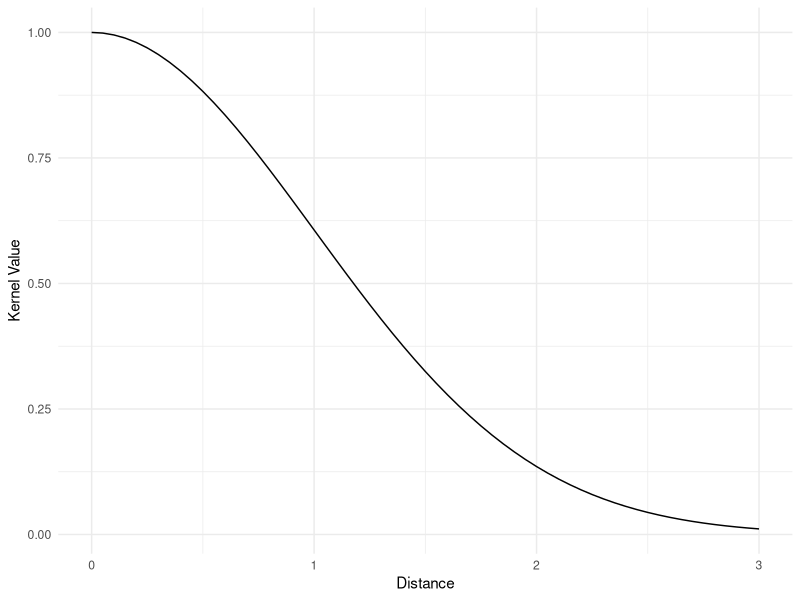

Source code (R):
## ---- chunk 1
library(ggplot2)

# Define kernel function
my_kernel <- function(x, y) {
  exp(-0.5 * sum((x - y)^2))
}

# Set range of distances to evaluate
distances <- seq(0, 3, by = 0.05)

# Compute kernel values for each distance
kernel_values <- sapply(distances, function(d) my_kernel(c(0, 0), c(d, 0)))

# Combine distances and kernel values into a data frame
df <- data.frame(distance = distances, kernel_value = kernel_values)

# Create plot using ggplot2
ggplot(df, aes(x = distance, y = kernel_value)) + 
  geom_line() + 
  labs(x = "Distance", y = "Kernel Value") +
  theme_minimal()


## ---- chunk 2
linear_kernel <- function(X1, X2) {
  if (is.vector(X1)) {
    X1 <- matrix(X1, nrow = length(X1), ncol = 1)
  }
  if (is.vector(X2)) {
    X2 <- matrix(X2, nrow = length(X2), ncol = 1)
  }
  return(X1 %*% t(X2))
}
## ---- chunk 3
rbf_kernel <- function(X1, X2, l) {
  # Compute pairwise Euclidean distance between X1 and X2
  dist_mat <- as.matrix(dist(rbind(X1, X2)))
  K <- exp(- dist_mat^2 / (2 * l^2))
  
  # Extract the submatrices corresponding to K(X1, X1), K(X1, X2), K(X2, X1), K(X2, X2)
  n1 <- nrow(X1)
  n2 <- nrow(X2)
  K11 <- K[1:n1, 1:n1]
  K12 <- K[1:n1, (n1 + 1):(n1 + n2)]
  K21 <- K[(n1 + 1):(n1 + n2), 1:n1]
  K22 <- K[(n1 + 1):(n1 + n2), (n1 + 1):(n1 + n2)]
  
  # Return the kernel matrix K
  return(K)
}
## ---- chunk 4
matern_kernel <- function(X1, X2, nu, l) {
  # Compute Euclidean distance between each pair of rows
  dist_mat <- as.matrix(dist(rbind(X1, X2)))
  dist_X1X2 <- dist_mat[1:nrow(X1), (nrow(X1)+1):nrow(dist_mat)]

  # Compute the kernel
  sqrt_2nu_over_l <- sqrt(2 * nu) / l
  term1 <- ((2^(1 - nu)) / gamma(nu)) * ((sqrt_2nu_over_l) ^ nu) * dist_X1X2 ^ nu
  term2 <- besselK(sqrt_2nu_over_l * dist_X1X2, nu)
  K <- term1 * term2

  return(K)
}
## ---- chunk 5
# Define the Periodic Kernel function
periodic_kernel <- function(X1, X2, sigma2, length_scale, period) {
  # Calculate pairwise distances between input points
  D <- as.matrix(dist(rbind(X1, X2)))
  
  # Calculate the kernel matrix element for each pair of input points
  K <- sigma2 * exp(-2 * sin(pi * D / period)^2 / length_scale^2)
  
  # Return the covariance matrix
  return(K[1:length(X1), (length(X1)+1):(length(X1)+length(X2))])
}

## ---- chunk 6
hamming_kernel <- function(x, y) {
  L <- length(x)
  kernel <- sum(x == y) / L
  return(kernel)
}

## ---- chunk 7
chi_squared_kernel <- function(x, y) {
  # x: vector of histogram bin counts or probabilities
  # y: vector of histogram bin counts or probabilities
  
  # Check that x and y have the same length
  if (length(x) != length(y)) {
    stop("Input vectors must have the same length")
  }
  
  # Compute chi-squared distance between x and y
  dist <- sum((x - y)^2 / (x + y))
  
  # Compute chi-squared kernel using distance
  kernel <- exp(-0.5 * dist)
  
  return(kernel)
}

## ---- chunk 8
# Anisotropic RBF kernel (vectorized)
aniso_rbf_kernel <- function(X1, X2, gamma, l) {
  # X1: n x p matrix
  # X2: m x p matrix
  # gamma: scalar, the kernel width parameter
  # l: p-dimensional vector, the length scale parameter
  
  n <- nrow(X1)
  m <- nrow(X2)
  
  # Compute the squared Euclidean distance between every pair of points
  D <- -2 * crossprod(X1, X2, sparse = TRUE) +
    rowSums(X1^2) %*% rep(1, m) +
    rep(1, n) %*% t(colSums(X2^2))
  D <- sqrt(max(0, D))
  
  # Compute the kernel matrix using the RBF kernel function
  K <- exp(-gamma * (D^2 / outer(l^2, rep(1, m), "*")))
  
  return(K)
}

## ---- chunk 9
mixed_kernel <- function(X1, X2, gamma, l, kernel_type) {
  # X1: n x p matrix
  # X2: m x p matrix
  # gamma: scalar, the kernel width parameter
  # l: p-dimensional vector, the length scale parameter
  # kernel_type: p-dimensional vector, specifies the kernel type for each dimension
  
  n <- nrow(X1)
  m <- nrow(X2)
  p <- ncol(X1)
  
  # Initialize kernel matrix to zeros
  K <- matrix(0, n, m)
  
  for (i in 1:p) {
    # Compute kernel matrix for current dimension
    if (kernel_type[i] == "rbf") {
      K_i <- exp(-gamma * ((X1[,i] %*% t(rep(1,m)))^2 + (rep(1,n) %*% t(X2[,i]))^2 - 2*X1[,i] %*% t(X2[,i])) / l[i]^2)
    } else if (kernel_type[i] == "linear") {
      K_i <- X1[,i] %*% t(X2[,i])
    } else {
      stop("Unsupported kernel type")
    }
    
    # Add kernel matrix to mixed kernel matrix
    K <- K + K_i
  }
  
  return(K)
}
